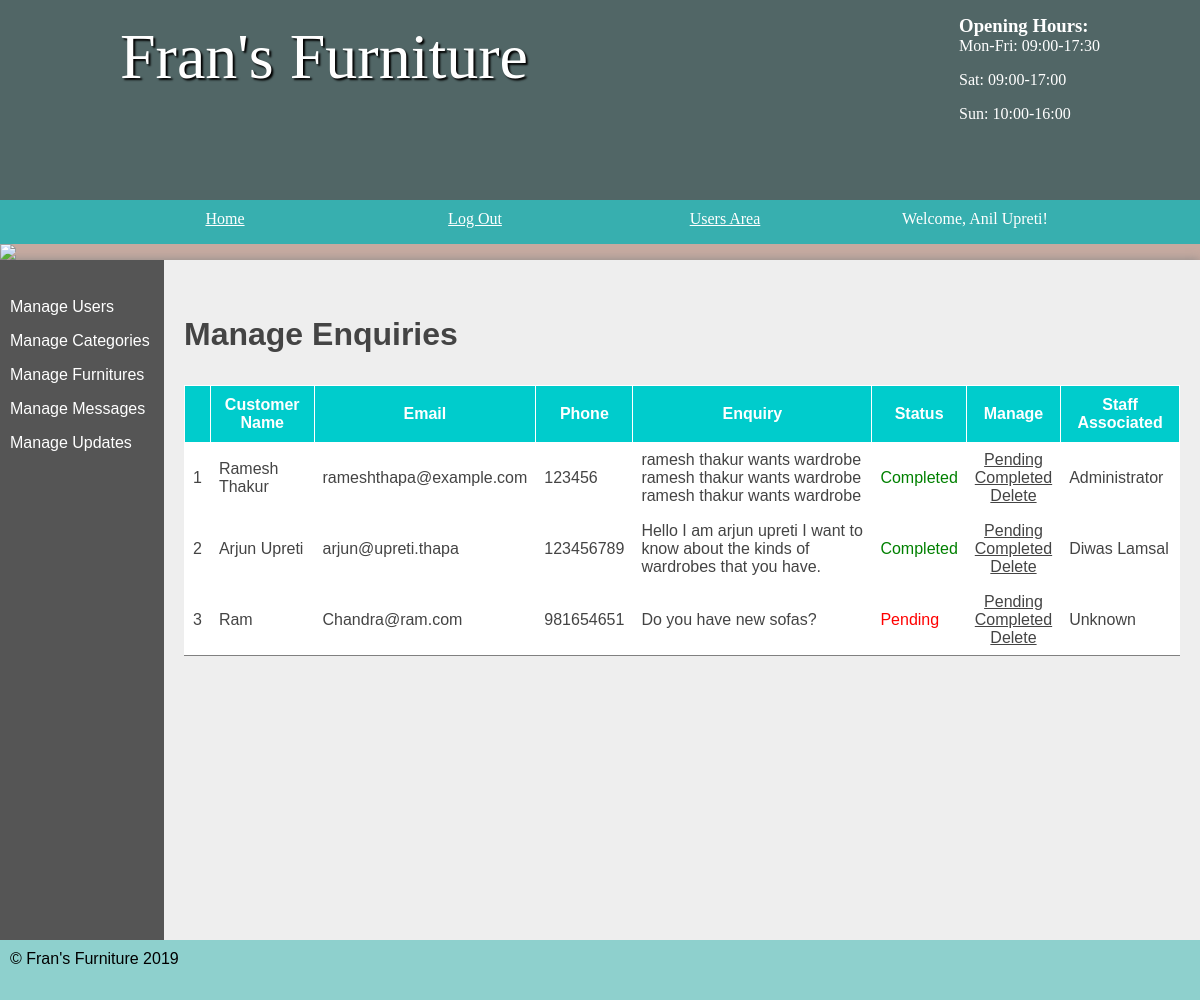
The page /Assignment/public/AdminManageMessages (signed in) on the database its author committed.
### tables this page shows
CREATE TABLE `users` (
  `user_id` int(5) NOT NULL,
  `type` varchar(255) NOT NULL,
  `name` varchar(255) NOT NULL,
  `username` varchar(255) NOT NULL,
  `password` varchar(255) NOT NULL
);

CREATE TABLE `enquiries` (
  `enquiry_id` int(11) NOT NULL,
  `fullname` varchar(255) NOT NULL,
  `email` varchar(255) NOT NULL,
  `contact` varchar(255) NOT NULL,
  `message` text NOT NULL,
  `status` varchar(255) NOT NULL,
  `staff_id` int(5) NOT NULL
);

### Assignment/functions/functions.php (called while the page is built, shortened)
<?php
  function loadTemplate($fileName, $templateVars) {
    extract($templateVars);
    require $fileName;
    $contents = ob_get_clean();
    return $contents;
  }
?>

### Assignment/controllers/AdminManageMessages/operation.php (called while the page is built, shortened)
<?php
  $message = "";
  $enquiryClass = new DatabaseTable('enquiries');
  $allEnquiries = $enquiryClass->findAll();
  $fileName = '../views/admins/adminmanagemessages/adminManageMessagesContent.php';
  $content = loadTemplate($fileName, ["allEnquiries"=>$allEnquiries, 'message'=>$message,]);
  $fileName = '../templates/AdminTemplate.php';
  $contents = [
    'title'=>'Fran\'s Furniture - Manage Enquiries',
    'content'=>$content
  ];
  $this->content = loadTemplate($fileName, $contents);
?>

### Assignment/controllers/AdminManageMessages.php (called while the page is built, shortened)
<?php
class AdminManageMessages extends Controller{
  public function index($message=[]){
    $this->operation($message);
  }
  public function operation($values = []){
    require_once '../controllers/AdminManageMessages/operation.php';
  }
}
?>

### Assignment/core/App.php (called while the page is built, shortened)
<?php
  class App{
    private $method = 'index';
    public function __construct(){
      $link = $this->getProperUrl();
      if(file_exists('../controllers/'. $link[0] .'.php')){
        unset($link[0]);
      }
      $this->controller = new $this->controller;
      $this->parameterArray = $link ? array_values($link) : [];
      call_user_func_array([$this->controller, $this->method], $this->parameterArray);
    }
    public function getProperUrl(){
      if(isset($_GET['url'])){
        $separatedLink = explode('/', filter_var(rtrim($_GET['url'] , '/'), FILTER_SANITIZE_URL));
        return $separatedLink;
      }
    }
  }
 ?>

### Assignment/public/index.php (called while the page is built, shortened)
<?php
  require_once '../dbconnect/dbconnect.php';
  require_once '../models/databasetable.php';
  require_once '../functions/functions.php';
  require_once '../functions/otherDatabaseFunctions.php';
  $application = new App;
?>

### Assignment/models/databasetable.php (called while the page is built, shortened)
<?php
class DatabaseTable{
	public $table;
	function __construct($table){
		$this->table = $table;
	}
	function find($field, $value) {
	    global $pdo;
	    $stmt = $pdo->prepare('SELECT * FROM '.$this->table.' WHERE '.$field.'=:value');
	    $criteria = [
	            'value' => $value
	    ];
	    $stmt->execute($criteria);
	    return $stmt;
	}
	function findAll() {
	    global $pdo;
	    $stmt = $pdo->prepare('SELECT * FROM ' . $this->table);
	    $stmt->execute();
	    return $stmt;
	}
}

### Assignment/functions/otherDatabaseFunctions.php (called while the page is built, shortened)
<?php
  function getUserNameById($id){
    $userClass = new DatabaseTable('users');
    $users = $userClass->find('user_id', $id);
    if($users->rowCount()>0)
      return $users->fetch()['name'];
    else
      return "Unknown";
  }
?>

### Assignment/views/admins/adminmanagemessages/adminManageMessagesContent.php (the view, shortened to what this page needs)
<br><br>
<h2>
  Manage Enquiries
</h2>
<table border = "1" class = "adminTable">
  <tr>
    <th> </th>
    <th>Customer Name</th>
    <th>Email</th>
    <th>Phone</th>
    <th>Enquiry</th>
    <th>Status</th>
    <th>Manage</th>
    <th>Staff Associated</th>
  </tr>
  <?php
    $count = 0;
    foreach($allEnquiries as $en){
      $count++;
      if($en['status']=="Pending"){
        $statusText = "<font style = 'color: red;'>Pending</font>";
      }
      else{
        $statusText = "<font style = 'color: green;'>Completed</font>";
      }
      echo '<tr>
              <td>'.$count.'</td>
              <td>'.$en['fullname'].'</td>
              <td>'.$en['email'].'</td>
              <td>'.$en['contact'].'</td>'
              .
              '<td>'.preg_replace('/([^\s]{15})(?=[^\s])/', '$1'.'<wbr>', $en['message']).'</td>
              <td>'.$statusText.'</td>
              <td style = "text-align: center;"><a href = "/Assignment/public/AdminManageMessages/pending/'.$en['enquiry_id'].'">Pending</a><br>
              <a href = "/Assignment/public/AdminManageMessages/completed/'.$en['enquiry_id'].'">Completed</a><br>
              <a href = "/Assignment/public/AdminManageMessages/delete/'.$en['enquiry_id'].'">Delete</a></td>
              <td>'.getUserNameById($en['staff_id']).'</td>
            <tr>';
    }
  ?>
</table>
<br><br>

### Assignment/templates/AdminTemplate.php (shortened to what this page needs)
<!DOCTYPE html>
<html>
	<head>
		<link rel="stylesheet" href="/Assignment/public/css/styles.css"/>
	</head>
	<body>
	<header>
		<section>
			<aside>
				<h3>Opening Hours:</h3>
				<p>Mon-Fri: 09:00-17:30</p>
				<p>Sat: 09:00-17:00</p>
				<p>Sun: 10:00-16:00</p>
			</aside>
			<h1>Fran's Furniture</h1>
		</section>
	</header>
	<nav>
		<ul>
			<li><a href="/Assignment/public/Admin">Home</a></li>
			<li><a href="/Assignment/public/Logout">Log Out</a></li>
			<li><a href="/Assignment/public/" target="_blank">Users Area</a></li>
			<li><a>Welcome, <?php echo getUserNameById($_SESSION['loggedin']).'!';?></a></li>
		</ul>
	</nav>
<img src="/Assignment/public/images/randombanner.php"/>
	<main class="admin">
	<section class="left">
		<br>
		<ul>
			<li><a href="/Assignment/public/AdminManageUsers">Manage Users</a></li>
			<li><a href="/Assignment/public/AdminManageCategories">Manage Categories</a></li>
			<li><a href="/Assignment/public/AdminManageFurnitures">Manage Furnitures</a></li>
			<li><a href="/Assignment/public/AdminManageMessages">Manage Messages</a></li>
			<li><a href="/Assignment/public/AdminManageUpdates">Manage Updates</a></li>
		</ul>
	</section>
	<section class="right">
		<?php echo $content;?>
	</section>
	</main>
	<footer>
		&copy; Fran's Furniture <?php echo date("Y");?>
	</footer>
</body>
</html>

### Assignment/public/css/styles.css (style rules this page uses)
* { margin: 0; padding: 0; }
html { font-family: 'Oxygen-Regular', verdana, sans-serif; }
body { background-color: #C6AAA0; }
header { background-color: #516666 ; color: white; height: 200px; }
header aside { float: right; margin-top: 15px; }
header section { width: 1000px; display: block; margin:auto; }
header h1 { float: left; margin-left: 20px; }
nav { width: 100%; background-color: #37AFAF; overflow: auto; }
body > img { width: 100%; display: block; }
nav ul { width: 1000px; margin: auto; display: block; list-style-type: none; }
nav ul li { width: 25%; float: left; overflow: auto; text-align: center; }
nav a { color: white; padding-top: 10px; display: block; }
nav { font-family: 'Oxygen-Regular'; }
header section { display: block; font-family: 'Mr Dafoe', cursive; }
header h1 { font-weight: normal; }
h1 { font-size:4em; color: white; text-align: center; padding-top: 20px; text-shadow: 2px 2px 2px #000; }
main { min-height: 85vh; background-color: #eee; width: 70vw; display: block; margin: auto; box-shadow: 0px 0px 10px #888; color:#444; }
footer { min-height: 5vh; }
main h2 { font-size:2em; }
p, li, h2 { margin-bottom: 1em; }
footer { background-color: #8ED0CD; padding: 10px; color: black; }
.left ul { list-style-type: none }
section a { color: #444; }
table { width: 100%; margin-top: 20px; }
td { padding: 5px; border-bottom: 1px solid #333; }
.admin { width: 100%; }
.stock, .admin { display: table; }
.stock > ul, .admin .left { width: 12vw; list-style-type: none; display: table-cell; padding: 10px; background-color: #555; margin: 0; }
.stock .products, .admin .right { display: table-cell; padding: 20px; }
.stock > ul a, .admin .left a { color: white; text-decoration: none; }
.right { padding: 20px; }
.adminTable { border-collapse: collapse; }
.adminTable td, th { border: 1px solid white; padding: 8px; }
.adminTable tr:nth-child(even) { background-color: #fff; }
.adminTable th { padding-top: 10px; padding-bottom: 10px; text-align: center; background-color: #00cccc; color: white; }

### rows shown on the page
users: name "Anil Upreti"
enquiries: fullname "Ramesh Thakur", email "rameshthapa@example.com", contact "123456", message "ramesh thakur wants wardrobe ramesh thakur wants wardrobe ramesh thakur wants wardrobe", status "Completed", staff.name "Administrator"
enquiries: fullname "Arjun Upreti", email "arjun@upreti.thapa", contact "123456789", message "Hello I am arjun upreti I want to know about the kinds of wardrobes that you have.", status "Completed", staff.name "Diwas Lamsal"
enquiries: fullname "Ram", email "Chandra@ram.com", contact "981654651", message "Do you have new sofas?", status "Pending", staff_id "Unknown"
